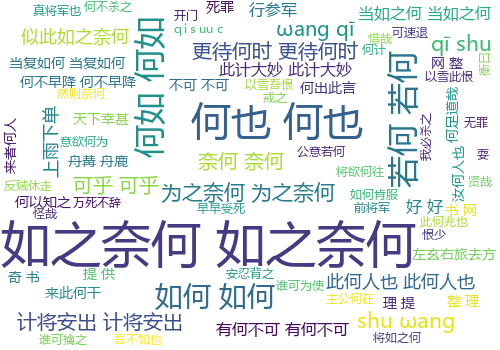
#> input picture OutFile/wordcloud76.png, 500 x 350 px, found by its file name
$ python e12.py
#> lines starting #> are read from the running program, lines starting #| are printed output that depends on the picture
# 7-8 图像的字符画绘制
from PIL import Image
ascii_char = list(
    '"$%_&WM#*oahkbdpqwmZO0QLCJUYXzcvunxrjft/\|()1{}[]?-/+@<>i!;:,\^`.')


def get_char(r, b, g, alpha=256):
    if alpha == 0:
        return ' '
    gray = int(0.2126 * r + 0.7152 * g + 0.0722 * b)
    unit = 256 / len(ascii_char)
    return ascii_char[int(gray // unit)]


def main():
    im = Image.open('./OutFile/wordcloud76.png')
#> im is the input picture: PIL image 500x350 RGBA; mean R, G, B, A 225.8, 232.5, 233.6, 255
    WIDTH, HEIGHT = 100, 60
    im = im.resize((WIDTH, HEIGHT))
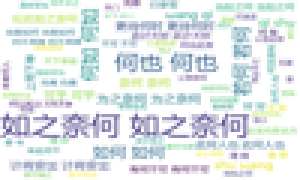
#> im: PIL image 100x60 RGBA (shown 3 times larger); mean R, G, B, A 224.9, 231.8, 233, 255
    txt = ""
    for i in range(HEIGHT):
        for j in range(WIDTH):
            txt += get_char(*im.getpixel((j, i)))
        txt += '\n'
    fo = open("./OutFile/pic_char.txt", "w+")
    fo.write(txt)
    fo.close()


main()
